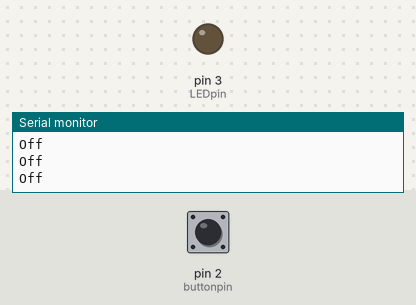
The sketch below on a simulated Arduino Uno, built with avr-gcc and run on an emulated ATmega328P. Shown: output pins drawn as LEDs (lit = HIGH), the last lines printed to the serial monitor. Dashed ring = blinking. The inputs (shaded band) are chosen by the test bench; at power-on: pin 2 (buttonpin) LOW.

Above: at 1.2 s.
1.3 s: pin 2 (buttonpin) pulled HIGH for 0.15 s
At 3.2 s:
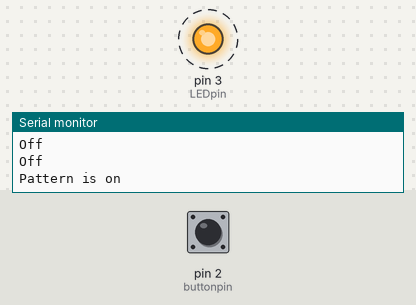
4.4 s: pin 2 (buttonpin) pulled HIGH for 3.2 s
At 5.9 s:
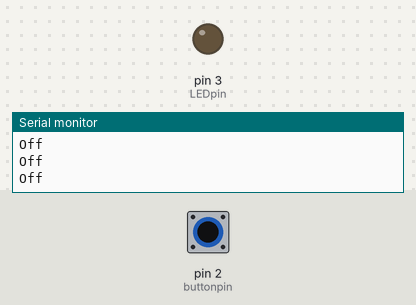
9.1 s: pin 2 (buttonpin) pulled HIGH for 1 s
At 10.4 s:
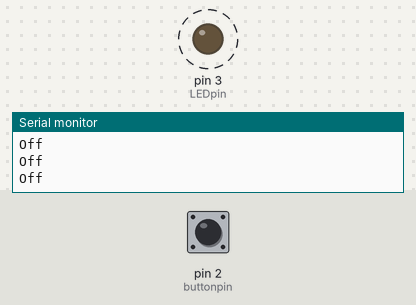
Timing chart, 0 to 19.1 s (numbered marks = the images above; inputs shaded):
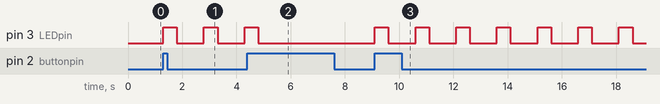

The sketch:

Traffic_light_show.ino
```cpp
//Digital pins
int buttonpin=2;
int LEDpin=3,LEDpin1=4,LEDpin2=8;

//Variables
int pressed=0;
int on_or_off;
int current_reading;
int prev_state=1;
int delay_time=500;

void setup() {
  // put your setup code here, to run once:
  Serial.begin(9600);//Open the serial port at 9600
  pinMode(LEDpin,OUTPUT);
  pinMode(buttonpin,INPUT);
}

void loop() {
    // put your main code here, to run repeatedly:
    pressed = digitalRead(buttonpin);
    //Press the button to turn the LED on and off
    if(pressed==1&&prev_state==0){
      on_or_off=!on_or_off;
    }
    prev_state=pressed;
    //Based on the on and off boolean determine whether the light should be on or off
    if(on_or_off==1){
      //Show light pattern
      Lightpattern();
      Serial.print("Pattern is on \n");
    }else{
      //Turn LED off
      digitalWrite(LEDpin,LOW);
      Serial.print("Off \n");
    }
}


//Light pattern
void Lightpattern(){
  digitalWrite(LEDpin2,LOW);
  digitalWrite(LEDpin,HIGH);
  delay(delay_time);
  digitalWrite(LEDpin1,HIGH);
  digitalWrite(LEDpin,LOW);
  delay(delay_time);
  digitalWrite(LEDpin2,HIGH);
  digitalWrite(LEDpin1,LOW);
  delay(delay_time);
}
```

Measured:
- after the input at 1.3 s, pin 3 (LEDpin): alternates HIGH for 0.50 s and LOW for 1.0 s, starting at once
- after the input at 4.4 s, pin 3 (LEDpin): goes on until 4.8 s, then stays LOW
- after the input at 9.1 s, pin 3 (LEDpin): alternates HIGH for 0.50 s and LOW for 1.0 s, starting at once
